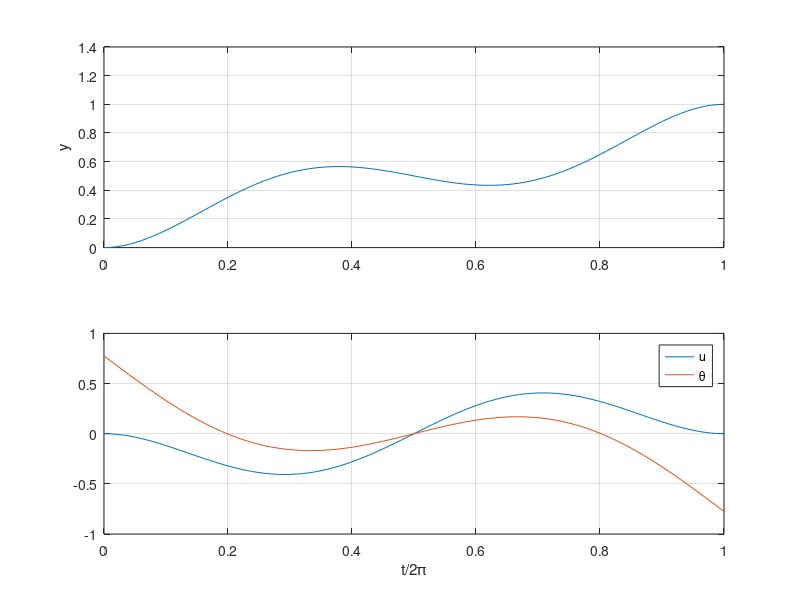
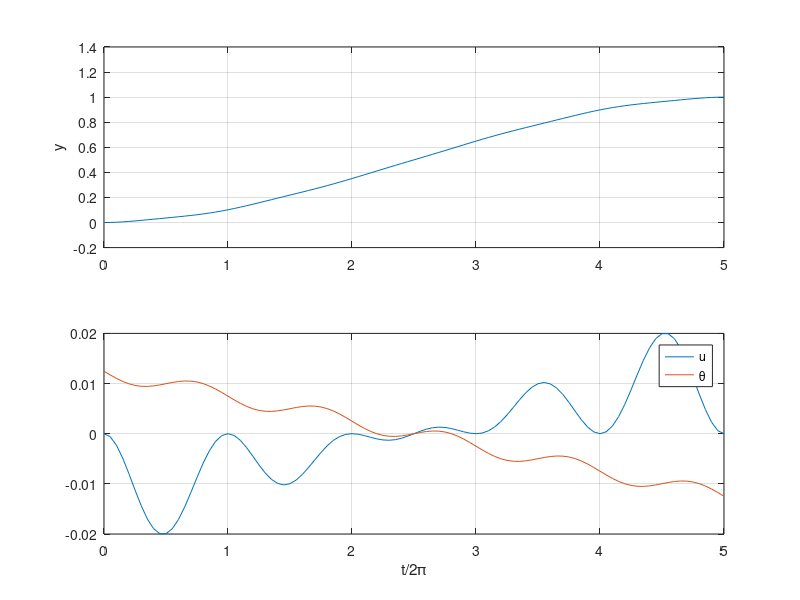
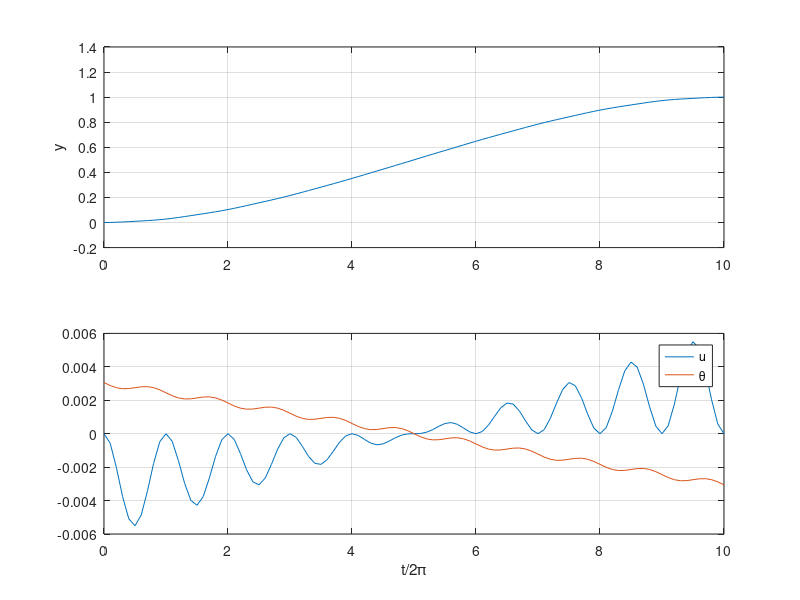

These figures' MATLAB source, in order:
% Script p5_4_09a.m; cart with pendulum - ANALYTIC SOLN; x=[th q v y]';
% first four eqns. are final BCs, second four eqns. are initial BCs;
%                                                         2/94, 7/15/02
%
tf=[2 10 20]*pi; ep=.5; xf=[0 0 0 1]'; x0=[0 0 0 0]'; M=zeros(8);
for j=1:3,   
 T=tf(j); a=cos(T); b=sin(T);
 M(1,:)=[-T*b/2 T*a/2 -T -1 a b 0 0];
 M(2,:)=[-(b+T*a)/2 (a-T*b)/2 -1  0 -b a 0 0];
 M(3,:)=[b-ep*(b-T*a)/2  -a+ep*(a+T*b)/2 (1-ep)*T^2/2 (1-ep)*T  ...
       ep*b  -ep*a 1 0];
 M(4,:)=[-a+ep*(a+T*b/2) -b+ep*(b-T*a/2) (1-ep)*T^3/6 (1-ep)*T^2/2 ...
       -ep*a -ep*b T 1];
 M(5,:)=[0  0   0 -1 1 0 0 0];  M(6,:)=[0 1/2 -1  0 0 1 0 0];
 M(7,:)=[0 -1+ep/2 0 0  0 -ep 1 0];  M(8,:)=[-1+ep 0 0 0 -ep 0  0 1];
 A=M\[xf; x0];
 for i=1:101, t=T*(i-1)/100; a=cos(t); b=sin(t);
  u(i)=[a b t 1 0 0 0 0]*A; th(i)=[-t*b/2 t*a/2 -t -1 a b 0 0]*A;
  y(i)=[-a+ep*(a+t*b/2) -b+ep*(b-t*a/2) (1-ep)*t^3/6 (1-ep)*t^2/2 ...
        -ep*a -ep*b t 1]*A; t1(i)=t;
 end; t1=t1/(2*pi);
 figure(j); clf; subplot(211), plot(t1,y); grid; ylabel('y')
 subplot(212), plot(t1,th,t1,u,'-'); grid;  xlabel('t/2\pi')
 legend('u','\theta');
end
